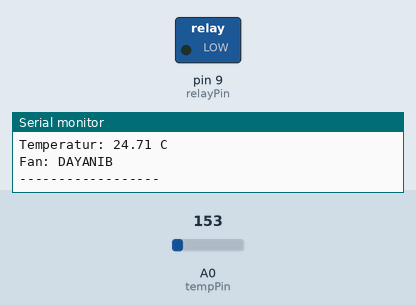
Simulated run of this sketch. Board: Arduino Uno, built with avr-gcc and run on an emulated ATmega328P. Parts: switched loads named in the sketch (green lamp = pin HIGH), the last lines printed to the serial monitor. Inputs (shaded band) come from the test bench; at power-on: A0 (tempPin) = 153.

Above: at 1.8 s.
1.9 s: A0 (tempPin) set to 177
At 2.4 s:
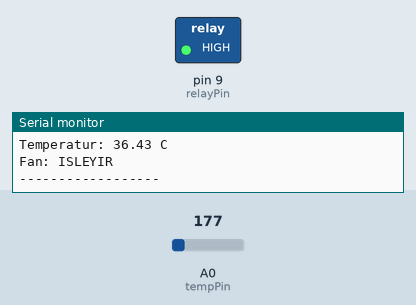
3.5 s: A0 (tempPin) set to 133
At 5.2 s:
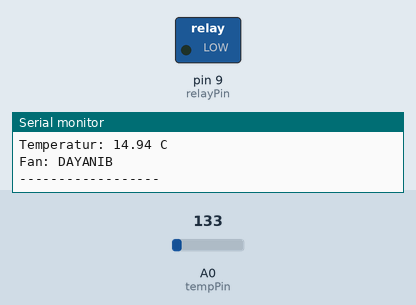
5.5 s: A0 (tempPin) set to 165
At 6.7 s:
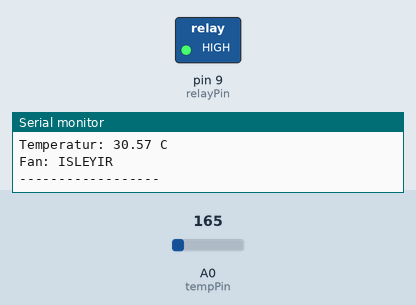
Timing chart, 0 to 8.5 s (numbered marks = the images above; inputs shaded):
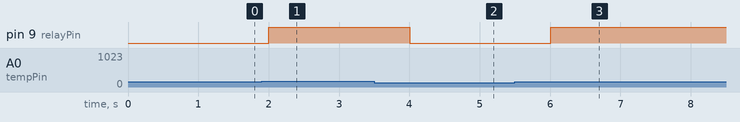

Measured:
- the behaviour switches between 163 and 164 on A0 (tempPin) (found by bisection; images 0 and 1)
- after the input at 1.9 s, pin 9 (relayPin): LOW → HIGH after 0.10 s
- after the input at 3.5 s, pin 9 (relayPin): HIGH → LOW after 0.50 s
- after the input at 5.5 s, pin 9 (relayPin): LOW → HIGH after 0.51 s

The sketch:

10_fan_control.ino
```cpp
int tempPin = A0;
int relayPin = 9;

void setup() {
  pinMode(relayPin, OUTPUT);
  Serial.begin(9600);
}

void loop() {
  int reading = analogRead(tempPin);
  float voltage = reading * 5.0;
  voltage /= 1024.0;
  float temperatureC = (voltage - 0.5) * 100;

  Serial.print("Temperatur: ");
  Serial.print(temperatureC);
  Serial.println(" C");

  if (temperatureC > 30) {
    digitalWrite(relayPin, HIGH);
    Serial.println("Fan: ISLEYIR");
  } else {
    digitalWrite(relayPin, LOW);
    Serial.println("Fan: DAYANIB");
  }

  Serial.println("------------------");
  delay(1000);
}
```
